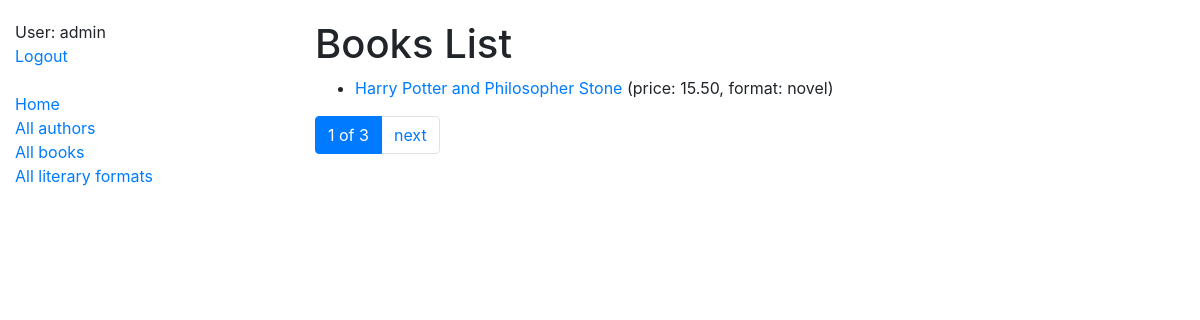
Page /catalog/books/ (signed in) on the committed database.
### catalog/models.py (models this page shows, shortened)
class Author(AbstractUser):
    pseudonym = models.CharField(max_length=63, null=True, blank=True)
    class Meta:
        ordering = ["username"]

class Book(models.Model):
    title = models.CharField(max_length=255)
    price = models.DecimalField(max_digits=7, decimal_places=2)
    format = models.ForeignKey(
        LiteraryFormat,
        on_delete=models.CASCADE,
        related_name="books",
    )
    authors = models.ManyToManyField(settings.AUTH_USER_MODEL, related_name="books")
    class Meta:
        ordering = ["title"]
    def get_absolute_url(self):
        return reverse("catalog:book-detail", args=[str(self.id)])

class LiteraryFormat(models.Model):
    name = models.CharField(max_length=255)
    class Meta:
        ordering = ["name"]
    def __str__(self):
        return self.name

### catalog/views.py (the view)
class BookListView(LoginRequiredMixin, generic.ListView):
    model = Book
    queryset = Book.objects.all().select_related("format")
    paginate_by = 1

### templates/catalog/book_list.html
{% extends "base.html" %}
{% block content %}
  <h1>Books List</h1>
  {% if book_list %}
    <ul>
      {% for book in book_list %}
        <li>
          <a href="{{ book.get_absolute_url }}">{{ book.title }}</a>
           (price: {{ book.price }}, format: {{ book.format }})
        </li>
    {% endfor %}
    </ul>
  {% else %}
    <p>There are no books in library</p>
  {% endif %}
{% endblock %}

### templates/includes/sidebar.html
<ul class="sidebar-nav">
  {% if user.is_authenticated %}
    <li>User: {{ user.username }}</li>
    <li><a href="{% url 'logout' %}">Logout</a></li>
  {% else %}
    <li><a href="{% url 'login' %}">Login</a></li>
  {% endif %}
  <br>
  <li><a href="{% url 'catalog:index' %}">Home</a></li>
  <li><a href="{% url 'catalog:author-list' %}">All authors</a></li>
  <li><a href="{% url 'catalog:book-list' %}">All books</a></li>
  <li><a href="{% url 'catalog:literary-format-list' %}">All literary formats</a></li>
</ul>

### static/css/style.css (style rules this page uses)
body { margin-top: 20px; }
.sidebar-nav { padding: 0; list-style: none; }

### rows in the picture
Author: username "admin"
Book: title "Harry Potter and Philosopher Stone", price "15.50", format "novel"

### other values in the picture
{{ page_obj.number }} "1"
{{ paginator.num_pages }} "3"
